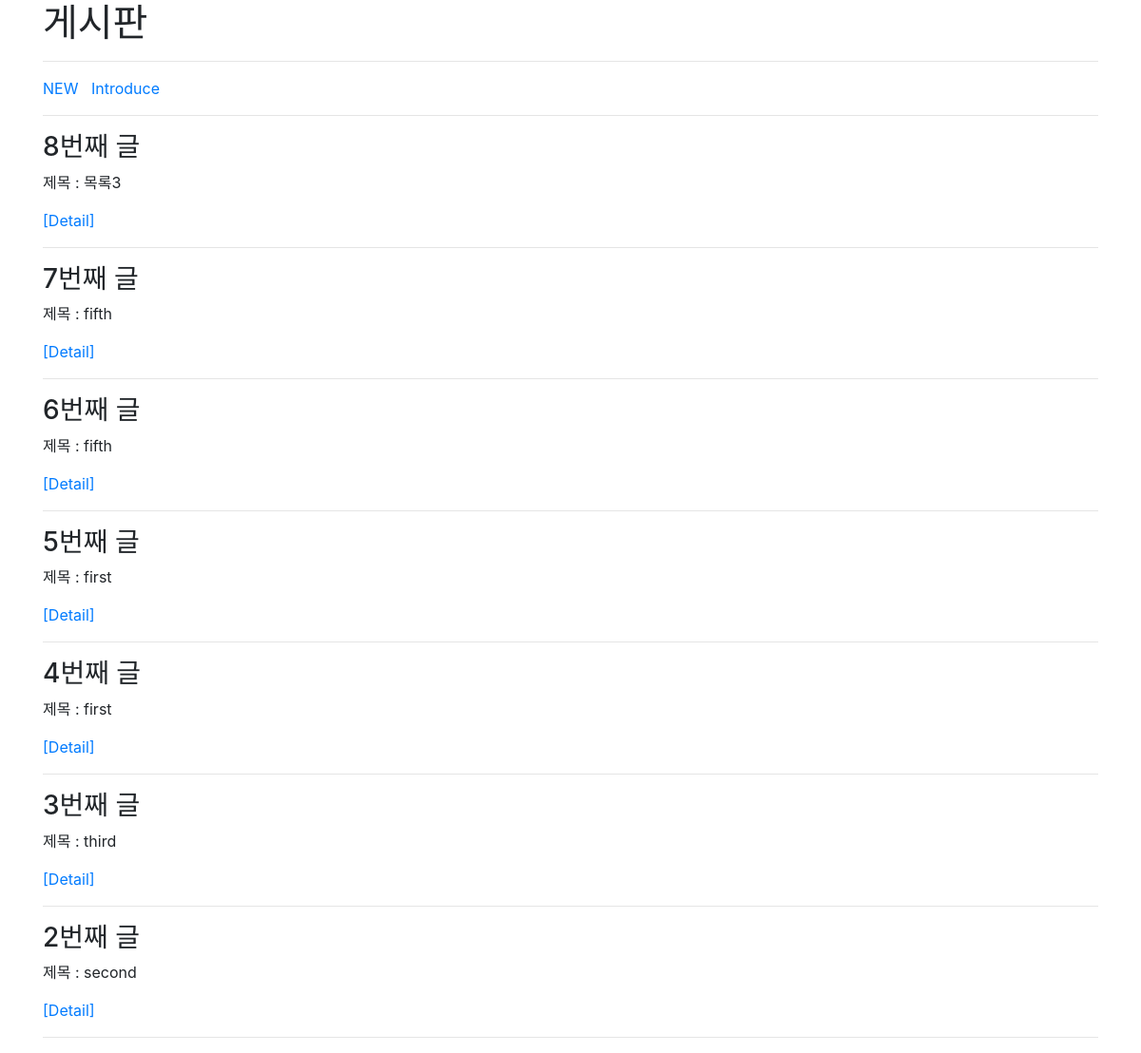
The page /articles/ on the database as committed earlier.
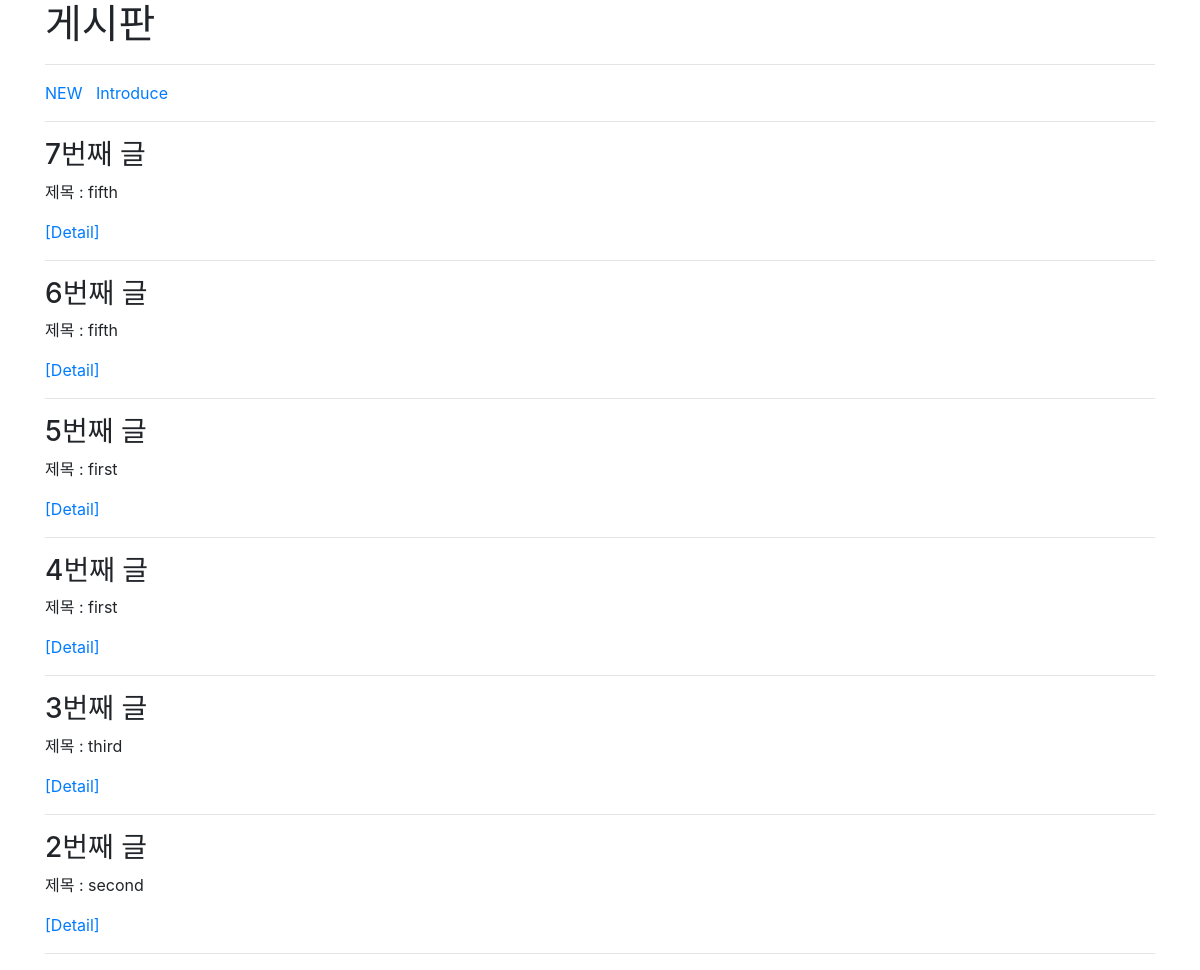
The same page on the database as committed later.
### articles/models.py (models this page shows, shortened)
class Article(models.Model) :
    title = models.CharField(max_length=150)
    content = models.TextField()
    created_at = models.DateTimeField(auto_now_add=True)
    updated_at = models.DateTimeField(auto_now=True)

### articles/views.py (the view)
# urls.py: path('', views.index, name="index"),
def index(request):
    articles = Article.objects.all()[::-1]
    context = {
        'articles' : articles
    }
    return render(request, 'articles/index.html', context)

### articles/templates/articles/index.html (shortened to what this page needs)
{% extends 'base.html'%}
{% block body %}
  <h1>게시판</h1>
  <hr>
  <a href="{% url 'articles:new' %}">NEW</a>
  <a href="{% url 'articles:introduce' %}">Introduce</a>
  <hr>
  {% for article in articles %}
    <h3>{{ article.pk }}번째 글</h3>
    <p>제목 : {{ article.title }}</p>
    <a href="{% url 'articles:detail' article.pk %}" target="_self">[Detail]</a>
    <hr>
  {% endfor %}
{% endblock %}

Rows that differ between the two databases and show on the page:
removed Article: pk "8", title "목록3"
